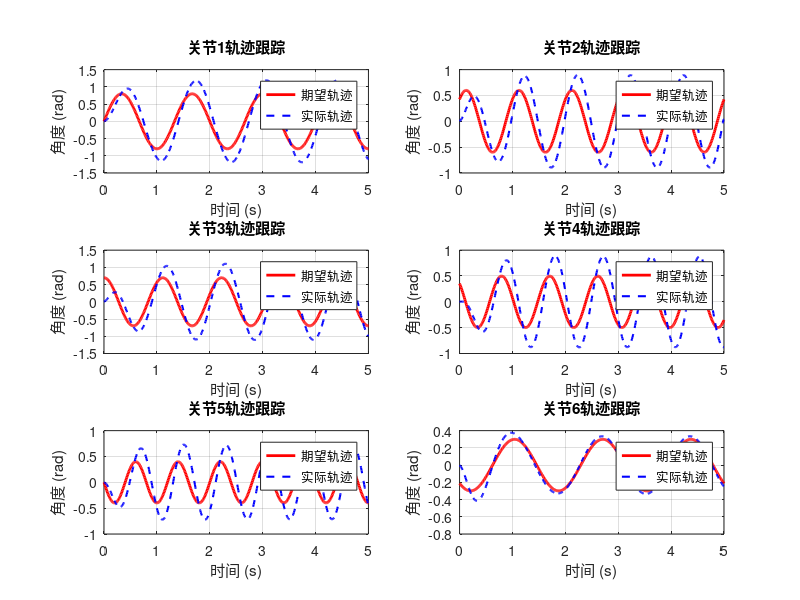
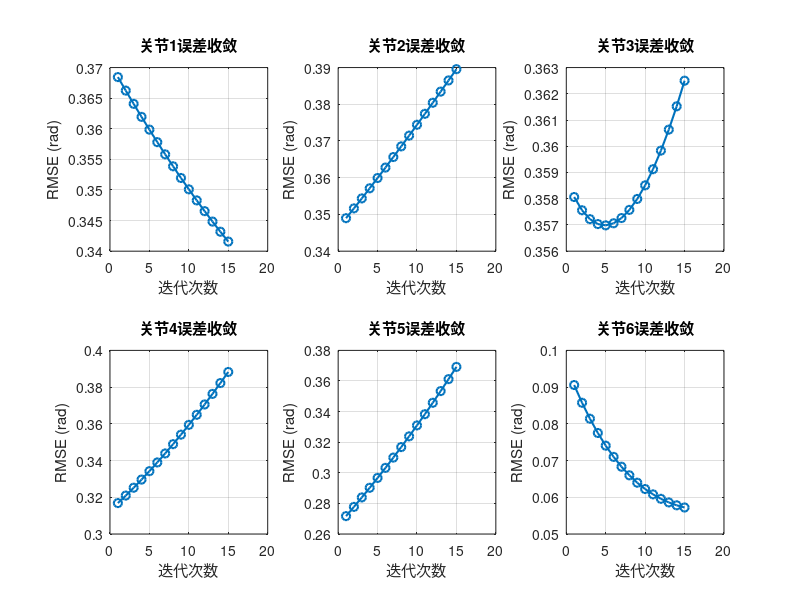

The MATLAB source for these figures, in order:
% 六轴机械臂迭代学习控制（ILC）用于轨迹跟踪精度补偿
clear; close all; clc;

%% 1. 仿真参数设置
dt = 0.01;                     % 时间步长（s）
T = 5;                         % 总仿真时间（s）
t = 0:dt:T;                    % 时间向量
N = length(t);                 % 时间步数
n_iter = 15;                   % ILC迭代次数

%% 2. 机械臂动力学参数（自拟简化模型）
% 假设各关节动力学为惯性+阻尼模型：M*ddq + B*dq = tau
M = diag([0.5, 0.4, 0.3, 0.25, 0.2, 0.15]);  % 关节惯性矩阵（6x6）
B = diag([0.1, 0.08, 0.06, 0.05, 0.04, 0.03]); % 关节阻尼矩阵（6x6）

%% 3. 期望轨迹（六关节正弦参考轨迹）
% 各关节参考轨迹参数：幅值(A)、频率(w)、相位(phi)
A = [0.8, 0.6, 0.7, 0.5, 0.4, 0.3];          % 幅值（rad）
w = [1.5, 2.0, 1.8, 2.2, 2.5, 1.2] * pi;     % 角频率（rad/s）
phi = [0, pi/4, pi/2, 3*pi/4, pi, 5*pi/4];   % 相位（rad）

% 生成参考轨迹（位置、速度、加速度）
q_ref = zeros(6, N);
dq_ref = zeros(6, N);
ddq_ref = zeros(6, N);
for j = 1:6
    q_ref(j,:) = A(j) * sin(w(j)*t + phi(j));
    dq_ref(j,:) = A(j)*w(j) * cos(w(j)*t + phi(j));
    ddq_ref(j,:) = -A(j)*w(j)^2 * sin(w(j)*t + phi(j));
end

%% 4. ILC参数初始化
Gamma = 0.6 * eye(6);         % 学习增益矩阵（6x6对角阵）
tau_ff = zeros(6, N);          % 前馈控制力矩（初始为零）
K_p = diag([12, 10, 8, 7, 6, 5]);   % 反馈比例增益矩阵
K_d = diag([3, 2.5, 2, 1.5, 1.2, 1]); % 反馈微分增益矩阵

% 存储每次迭代的误差和实际轨迹
q_actual = zeros(6, N, n_iter); % 各次迭代的实际关节位置
errors = zeros(n_iter, 6);      % 各次迭代各关节的RMSE

%% 5. ILC主循环
for iter = 1:n_iter
    % 初始化状态
    q = zeros(6,1);            % 初始关节位置
    dq = zeros(6,1);           % 初始关节速度
    
    % 当前迭代的实际轨迹存储
    q_iter = zeros(6, N);
    
    % 正向仿真（使用当前前馈力矩tau_ff）
    for k = 1:N-1
        % 跟踪误差计算
        e = q_ref(:,k) - q;
        de = dq_ref(:,k) - dq;
        
        % 控制力矩计算：前馈 + 反馈（PD）
        tau_fb = K_p * e + K_d * de;
        tau_total = tau_ff(:,k) + tau_fb;
        
        % 动力学方程计算加速度：M*ddq + B*dq = tau
        ddq = M \ (tau_total - B*dq);
        
        % 状态更新（欧拉积分）
        dq = dq + ddq * dt;
        q = q + dq * dt;
        
        % 存储当前时刻关节位置
        q_iter(:,k) = q;
    end
    q_iter(:,N) = q; % 存储最终时刻位置
    
    % 记录本次迭代的实际轨迹
    q_actual(:,:,iter) = q_iter;
    
    % 计算各关节RMSE
    for j = 1:6
        errors(iter,j) = sqrt(mean((q_ref(j,:) - q_iter(j,:)).^2));
    end
    
    % ILC更新律：更新前馈力矩（P型学习律）
    if iter < n_iter
        tau_ff = tau_ff + Gamma * (q_ref - q_iter);
    end
    
    fprintf('迭代 %d 完成，平均RMSE: %.4f rad\n', iter, mean(errors(iter,:)));
end

%% 6. 结果可视化
% 绘制各关节最后一次迭代的跟踪效果
figure('Position', [100, 100, 1200, 800]);
for j = 1:6
    subplot(3,2,j);
    plot(t, q_ref(j,:), 'r-', 'LineWidth', 2); hold on;
    plot(t, squeeze(q_actual(j,:,n_iter)), 'b--', 'LineWidth', 1.5);
    title(sprintf('关节%d轨迹跟踪', j));
    xlabel('时间 (s)'); ylabel('角度 (rad)');
    legend('期望轨迹', '实际轨迹');
    grid on;
end

% 绘制各关节误差收敛曲线
figure('Position', [100, 100, 1200, 600]);
for j = 1:6
    subplot(2,3,j);
    plot(1:n_iter, errors(:,j), 'o-', 'LineWidth', 1.5);
    title(sprintf('关节%d误差收敛', j));
    xlabel('迭代次数'); ylabel('RMSE (rad)');
    grid on;
end

% 显示最终迭代的误差统计
fprintf('\n最终迭代各关节RMSE（rad）:\n');
disp(errors(n_iter,:));
fprintf('平均RMSE: %.4f rad\n', mean(errors(n_iter,:)));
